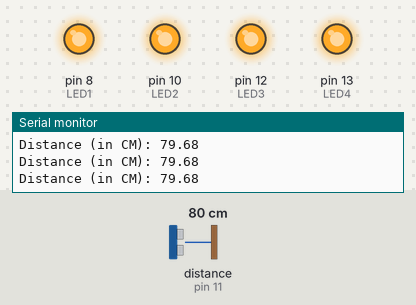
This sketch was run on a simulated Arduino Uno, built with avr-gcc and run on an emulated ATmega328P. On the bench: output pins drawn as LEDs (lit = HIGH), the last lines printed to the serial monitor. Wiring (inferred from the names in the program): ultrasonic range finder: trigger pin 9; echo pin 11. The inputs (shaded band) are chosen by the test bench; at power-on: distance to the obstacle (sensor on pin 11) 80 cm. The echo pulse lasts 58.3 µs per cm; pins used as bus, display or sensor lines are not drawn.

Above: at 1.2 s.
1.3 s: distance to the obstacle (sensor on pin 11) set to 23 cm
4.3 s: distance to the obstacle (sensor on pin 11) set to 18 cm
At 5.5 s:
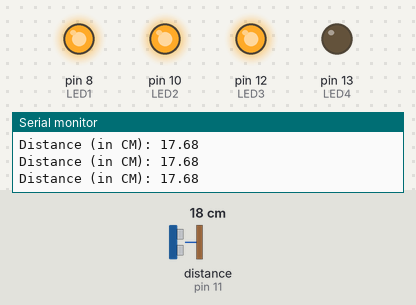
5.8 s: distance to the obstacle (sensor on pin 11) set to 13 cm
At 6.9 s:
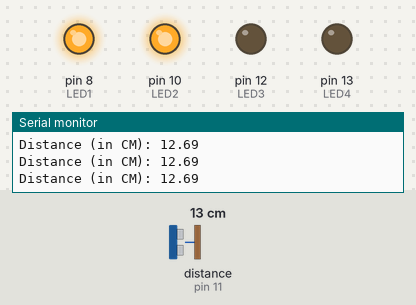
7.3 s: distance to the obstacle (sensor on pin 11) set to 9 cm
At 8.3 s:
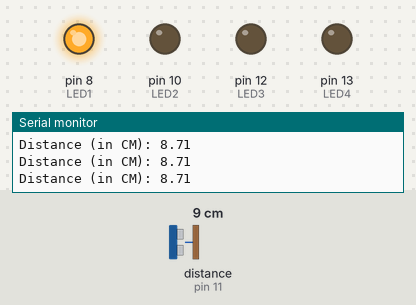
8.8 s: distance to the obstacle (sensor on pin 11) set to 2 cm
At 9.4 s:
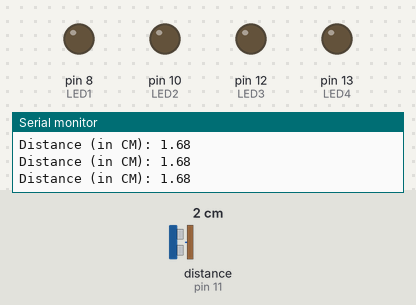
10.3 s: distance to the obstacle (sensor on pin 11) set to 120 cm
At 11.7 s:
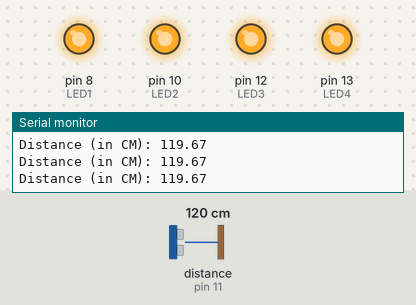
Timing chart, 0 to 12.8 s (numbered marks = the images above; inputs shaded):
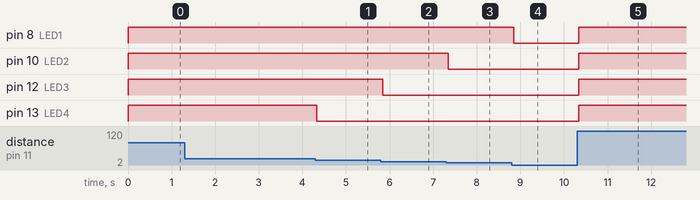

The sketch:

Application_Of_UltraSonic_Sensors.ino
```cpp
int trigPin = 9;
int echoPin = 11;

long duration;
float distance;

const int LED1 = 8;
const int LED2 = 10;
const int LED3 = 12;
const int LED4 = 13;

void setup() {

  Serial.begin(9600);

  pinMode(trigPin, OUTPUT);
  pinMode(echoPin, INPUT);
  pinMode(LED1, OUTPUT);
  pinMode(LED2, OUTPUT);
  pinMode(LED3, OUTPUT);
  pinMode(LED4, OUTPUT);
  // put your setup code here, to run once:

}

void loop() {
  // put your main code here, to run repeatedly:

  digitalWrite(trigPin, LOW);
  delayMicroseconds(2);

  digitalWrite(trigPin, HIGH);
  delayMicroseconds(10);

  digitalWrite(trigPin, LOW);

  // Measure how long the echo takes
  duration = pulseIn(echoPin, HIGH, 30000);

  distance = duration * 0.0343 / 2;

  Serial.print("Distance (in CM): ");
  Serial.println(distance);

  if (distance > 20) {
    digitalWrite(LED1, HIGH);
    digitalWrite(LED2, HIGH);
    digitalWrite(LED3, HIGH);
    digitalWrite(LED4, HIGH);
  }
  else if (distance > 15) {
    digitalWrite(LED1, HIGH);
    digitalWrite(LED2, HIGH);
    digitalWrite(LED3, HIGH);
    digitalWrite(LED4, LOW);
  }
  else if (distance > 10) {
    digitalWrite(LED1, HIGH);
    digitalWrite(LED2, HIGH);
    digitalWrite(LED3, LOW);
    digitalWrite(LED4, LOW);
  }
  else if (distance > 5) {
    digitalWrite(LED1, HIGH);
    digitalWrite(LED2, LOW);
    digitalWrite(LED3, LOW);
    digitalWrite(LED4, LOW);
  }
  else {
    digitalWrite(LED1, LOW);
    digitalWrite(LED2, LOW);
    digitalWrite(LED3, LOW);
    digitalWrite(LED4, LOW);
  }


}
```

Measured:
- the behaviour switches between 21 and 20 cm on distance to the obstacle (sensor on pin 11) (found by bisection; images 0 and 1)
- the behaviour switches between 16 and 15 cm on distance to the obstacle (sensor on pin 11) (found by bisection; images 1 and 2)
- the behaviour switches between 11 and 10 cm on distance to the obstacle (sensor on pin 11) (found by bisection; images 2 and 3)
- after the input at 4.3 s, pin 13 (LED4): HIGH → LOW at once
- after the input at 5.8 s, pin 12 (LED3): HIGH → LOW at once
- after the input at 7.3 s, pin 10 (LED2): HIGH → LOW after 0.05 s
- after the input at 8.8 s, pin 8 (LED1): HIGH → LOW at once
- after the input at 10.3 s, pin 8 (LED1), pin 10 (LED2), pin 12 (LED3), pin 13 (LED4): LOW → HIGH at once
